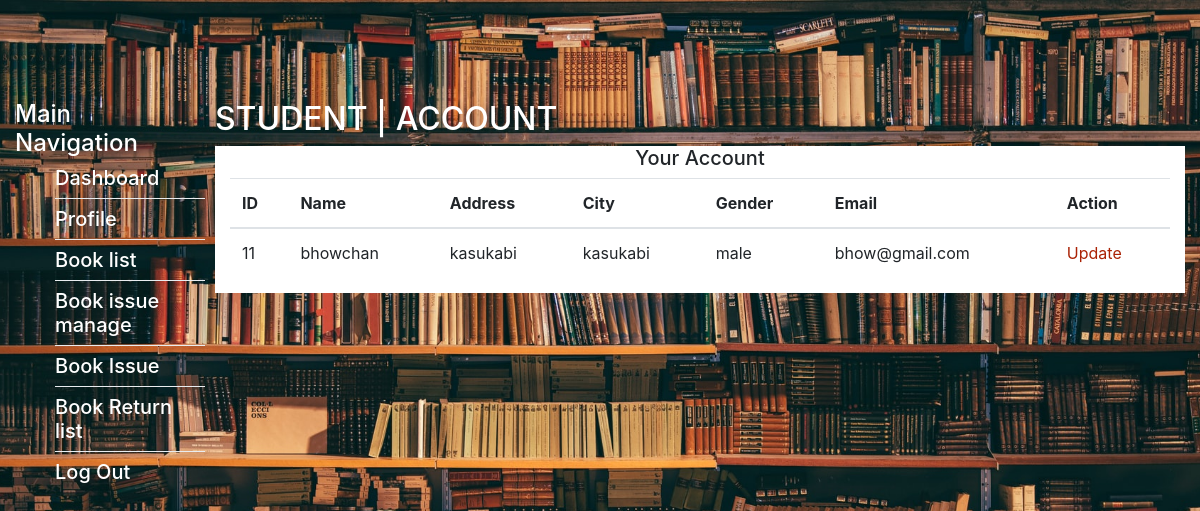
Page /student-profile.php (signed in) on the committed database.
### tables this page shows
CREATE TABLE `registration` (
  `id` int(11) NOT NULL,
  `full_name` varchar(100) NOT NULL,
  `address` varchar(100) NOT NULL,
  `city` varchar(100) NOT NULL,
  `gender` varchar(100) NOT NULL,
  `email` varchar(100) NOT NULL,
  `password` varchar(255) NOT NULL
);

### inc/student/profile-dashboard.php (the view, shortened to what this page needs)
<div class="container-fluid container-fullw bg-white doctor-specialization">
    <div class="row">
        <div class="col-md-12 doctor-specialization-list">
            <h5 class="text-center">Your Account</h5>
            <form method="POST">
                <table class="table table-hover" id="sample-table-1">
                    <thead>
                        <tr>
                            <th class="center">ID</th>
                            <th>Name</th>
                            <th>Address</th>
                            <th>City</th>
                            <th>Gender</th>
                            <th>Email</th>
                            <th>Action</th>
                        </tr>
                    </thead>
                    <tbody>
                    <?php
                        while ($data = mysqli_fetch_assoc($result)) {
                    ?>
                    <tr>
                        <td><?php echo $data['id'];?></td>
                        <td><?php echo $data['full_name'];?></td>
                        <td><?php echo $data['address'];?></td>
                        <td><?php echo $data['city'];?></td>
                        <td><?php echo $data['gender'];?></td>
                        <td><?php echo $data['email'];?></td>
                        <td>
                            <a class="update" data-taskid="<?php echo $data['id'];?>" href='student-edit-profile.php'>Update</a>
                        </td>
                    </tr>
                    <?php
                        }
                    ?>
                    </tbody>
                </table>
            </form>
        </div>
    </div>
</div>

### assets/css/main.css (style rules this page uses)
a, a:hover { text-decoration: none; color: #AA2205; }
body { background-image: url(../images/bg.jpg); height: 100vh; position: relative; background-size: cover; background-position: center; background-repeat: no-repeat; background-attachment: fixed; }

### rows in the picture
registration: id "11", full_name "bhowchan", address "kasukabi", city "kasukabi", gender "male", email "bhow@gmail.com"
